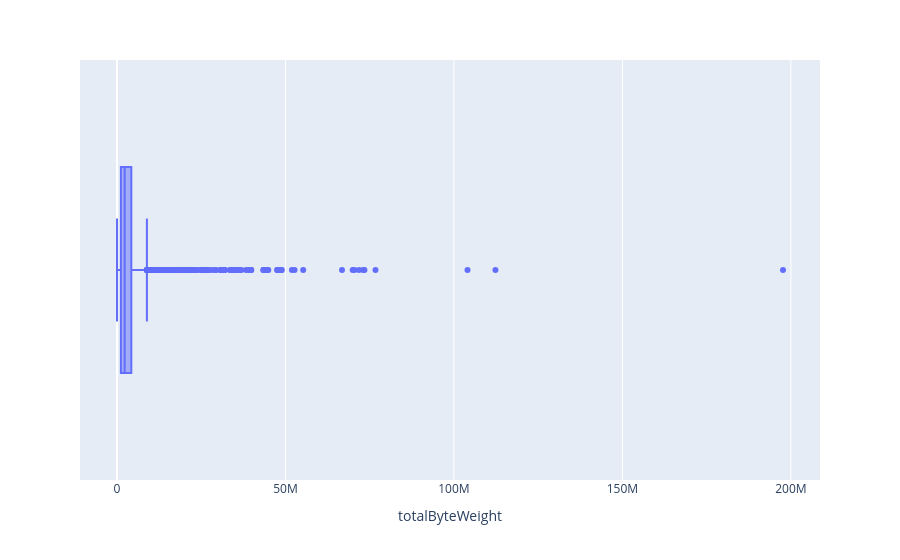

Notebook code for this chart:
### Code cell
px.box(d1,x="totalByteWeight")

### Figure 1 — Plotly figure (JSON) as saved in the notebook; plotly's stock layout.template omitted (floating-point values rounded to 4 significant figures; data arrays with more than 128 entries replaced by an {"elided": "..."} marker saying what was removed)
{"data": [{"alignmentgroup": "True", "hovertemplate": "totalByteWeight=%{x}<extra></extra>", "legendgroup": "", "marker": {"color": "#636efa"}, "name": "", "notched": false, "offsetgroup": "", "orientation": "h", "showlegend": false, "type": "box", "x": {"elided": "6744 int values"}, "x0": " ", "xaxis": "x", "y0": " ", "yaxis": "y"}], "layout": {"autosize": true, "boxmode": "group", "legend": {"tracegroupgap": 0}, "margin": {"t": 60}, "xaxis": {"anchor": "y", "autorange": true, "domain": [0, 1], "range": [-10980000.0, 208600000.0], "title": {"text": "totalByteWeight"}, "type": "linear"}, "yaxis": {"anchor": "x", "autorange": true, "domain": [0, 1], "range": [-0.5, 0.5], "type": "category"}}}
